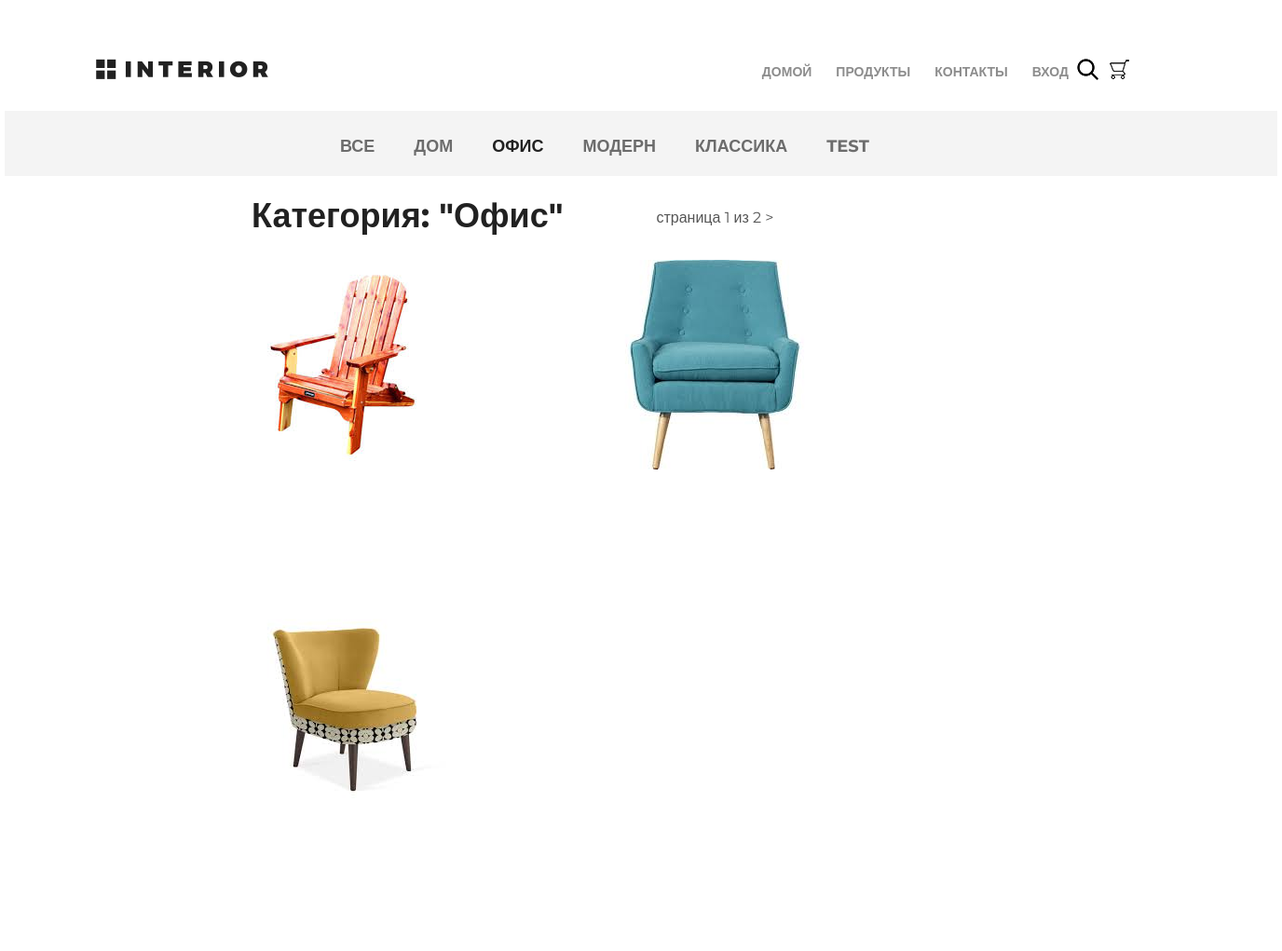
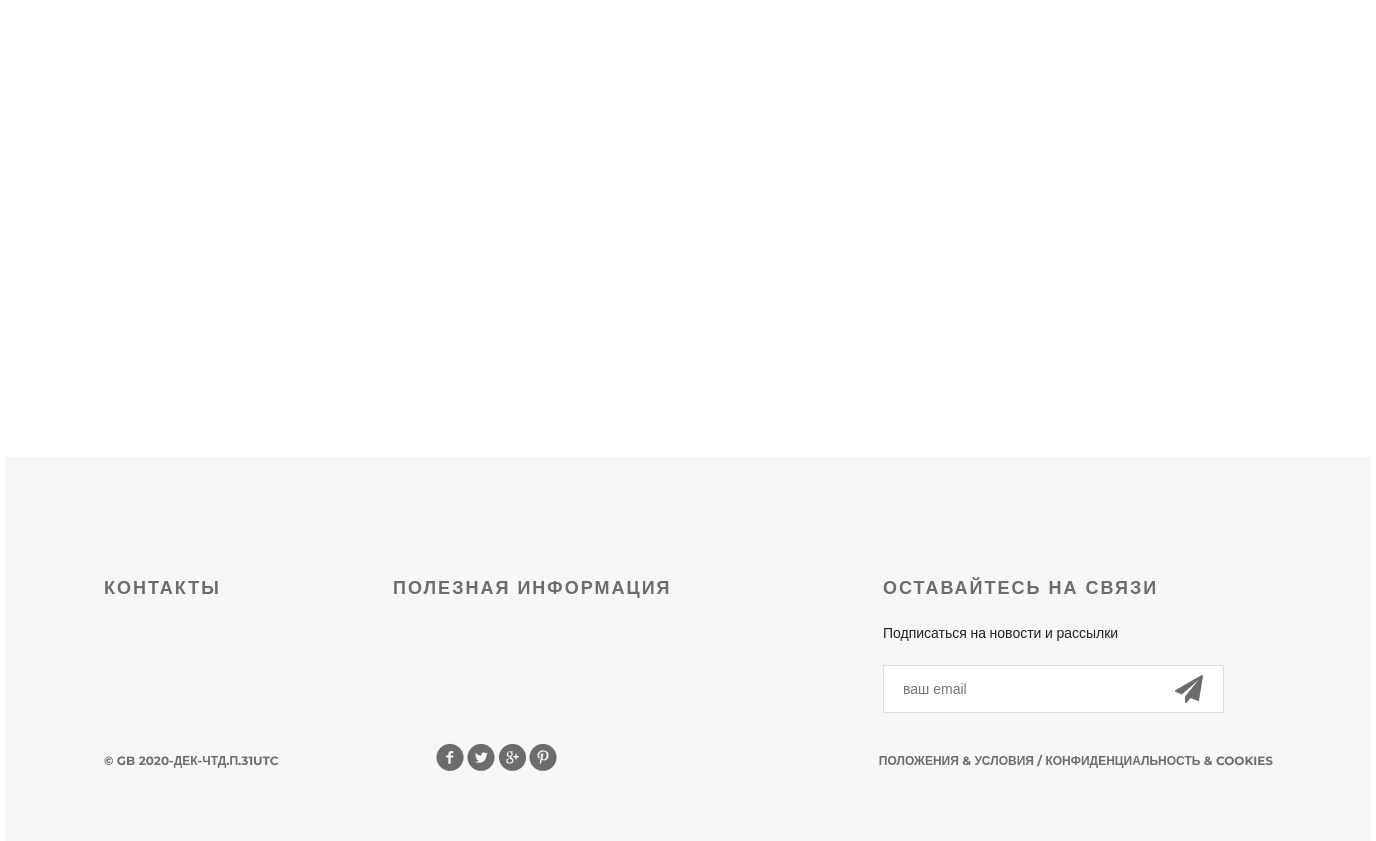
Page /products/category/26 on the committed database (2 pictures, top to bottom).
### mainapp/models.py (models this page shows, shortened)
class ProductCategory(models.Model):
    name = models.CharField(max_length=64, unique=True, verbose_name='имя')
    description = models.TextField(verbose_name='описание')
    is_active = models.BooleanField(default=True, verbose_name='активна')

class Product(models.Model):
    category = models.ForeignKey(ProductCategory, on_delete=models.CASCADE, verbose_name='категория')
    name = models.CharField(max_length=128, verbose_name='название')
    image = models.ImageField(upload_to='products_images', blank=True, verbose_name='картинка')
    short_desc = models.CharField(max_length=120, verbose_name='краткое описание', )
    description = models.TextField(verbose_name='описание', blank=True)
    price = models.DecimalField(max_digits=8, decimal_places=2, default=0, verbose_name='цена', )
    quantity = models.PositiveSmallIntegerField(default=0, verbose_name='количество на скалде')
    is_active = models.BooleanField(default=True, verbose_name='продукт активен')

### mainapp/views.py (the view, shortened to what this page needs)
# urls.py: re_path(r'^products/create/category/(?P<pk>\d+)/$', adminapp.ProductCreateView.as_view(), name='product_create'),
def products(request, pk=None, page=1):
    title = 'продукты'
    links_menu = ProductCategory.objects.all()
    if pk is not None:
        if pk == 0:
            category = {'name': 'все', 'pk': 0}
            products = Product.objects.all().order_by('price')
        else:
            category = get_object_or_404(ProductCategory,
                                         pk=pk)  # return 404 error in case required category is not found
            products = Product.objects.filter(category__pk=pk).order_by('price')
        paginator = Paginator(products, 3)  # отображение количества товаров на странице - поиграть со значениями
        try:
            product_paginator = paginator.page(page)
        except PageNotAnInteger:
            product_paginator = paginator.page(1)
        except EmptyPage:
            product_paginator = paginator.page(paginator.num_pages) # return last page to a user
        content = {
            'title': title,
            'links_menu': links_menu,
            'products': product_paginator,
            'category': category,
        }
        return render(request, 'mainapp/products_list.html', content)

### mainapp/context_processors.py (called while the page is built)
def basket(request):
    basket_item = []
    if request.user.is_authenticated:
        basket_item = Basket.objects.filter(user=request.user)
    return {'basket': basket_item}

### mainapp/templates/mainapp/products_list.html (shortened to what this page needs)
{% extends 'mainapp/base.html' %}
{% load static %}
{% block menu %}
<div class="hero-white">
    <div class="header clearfix">
        <a href="/" class="logo"></a>
        {% include 'mainapp/includes/inc_main_menu.html' %}
        <a href="#" class="search"></a>
        <a href="#" class="basket"></a>
    </div>
</div>
{% endblock %}
{% block content %}
    <div class="details">
        <div class="links clearfix">
            {% include 'mainapp/includes/inc_categories_menu.html' %}
        </div>
        <div class="products_list">
            <div class="title clearfix">
                <h2>Категория: "{{ category.name|title }}"</h2>
                    <div class="paginator">
                      <span class="current"> страница {{ products.number }} из {{ products.paginator.num_pages }}</span>
                      {% if products.has_next %}
                        <a href="{% url 'products:page' category.pk products.next_page_number %}">
                          >
                        </a>
                      {% endif %}
                    </div>
            </div>
            <div class="category-products clearfix">
                {% for product in products %}
                    <div class="block">
                        <a href="{% url 'products:product' product.pk %}">
                            <img src="/media/{{ product.image }}" alt="{{ product.short_desc }}">
                        </a>
                    </div>
                {% endfor %}
            </div>
        </div>
    </div>
    <div class="clr"></div>
{% endblock %}

### mainapp/templates/mainapp/includes/inc_categories_menu.html
<ul class="links-menu">
    <li>
        <a href="{% url 'products:category' 0 %}">
            Все
        </a>
    </li>
    {% for link in links_menu %}
        <li>
            <a href="{% url 'products:category' link.pk %}" {% if request.resolver_match.kwargs.pk|add:0 == link.pk %} class="active" {% endif %} >
                {{ link.name|capfirst }}
            </a>
        </li>
    {% endfor %}
</ul>

### static/css/style.css (style rules this page uses)
* { margin: 0; padding: 0; }
body { font-family: 'Montserrat', sans-serif; }
html, body { height: 100%; }
.products_list { margin-left: 250px; }
.products_list a { color: #555; text-decoration: none; }
.products_list .title { margin: 20px auto; height: 50px; float: none; }
.products_list .title h2 { margin-top: 0; float: left; }
.products_list .title .paginator { display: block; position: relative; left: 75px; top: 15px; margin-left: 25px; color: #555; float: left; }
.paginator a, .paginator a:visited { color: #555; text-decoration: none; }
.category-products { margin-bottom: 75px; }
.category-products .block a img { float: left; }
.category-products .block { float: left; margin-right: 30px; display: block; height: 370px; width: 370px; position: relative; }
.category-products .block:nth-child(3n) { margin-right: 0px; }
.clr { height: 384px; }
.logo { background-image: url(/static/img/logo.png); margin-top: 63px; width: 185px; height: 22px; float: left; }
.search { display: block; width: 23px; height: 23px; background-image: url(/static/img/search.png); position: absolute; top: 63px; left: 1151px; }
.basket { display: block; width: 23px; height: 23px; background-image: url(/static/img/basket.png); position: absolute; top: 63px; left: 1185px; text-decoration: none; color: #555; }
.clearfix:after { content: ""; display: block; clear: both; }
.title { height: 152px; margin-right: 15px; }
.title h2 { float: left; margin-top: 118px; color: #212121; font-size: 36px; font-weight: 700; text-align: left; margin-left: 15px; }
.hero-white { background-color: #fff; height: 119px; padding-left: 98px; padding-right: 211px; position: relative; }
.links { height: 70px; background-color: #f4f4f4; position: relative; padding-left: 360px; }
.links-menu { margin: 27px auto 0px; position: absolute; }
.links-menu li { float: left; list-style-type: none; padding-right: 42px; }
.links-menu li a { text-decoration: none; color: #6c6c6c; font-size: 18px; font-weight: 700; text-transform: uppercase; }
.links-menu .active { color: #212121; font-size: 18px; font-weight: 700; }

### rows in the picture
ProductCategory: name "ДОМ"
ProductCategory: name "ОФИС", name "Офис"
ProductCategory: name "МОДЕРН"
ProductCategory: name "КЛАССИКА"
ProductCategory: name "TEST"
Product: image (picture)
Product: image (picture)
Product: image (picture)

### other values in the picture
{{ products.number }} "1"
{{ products.paginator.num_pages }} "2"
